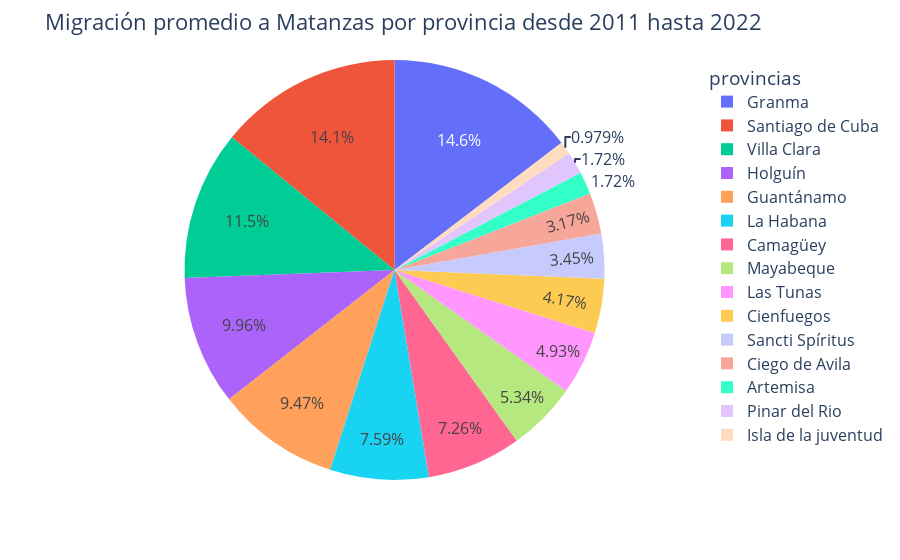

Notebook code for this chart:
### Markdown cell above
De todas la provincias del país las que presentan un mayor porciento de inmigración en Matanzas son las provincias orientales de Santiago de Cuba y Granma, que muestran la tendencia expresada en los saldos migratorios. Las sigue Villa Clara en evidente proporción a su cercanía con el territorio. Esto muestra cómo se está formando una población matancera que presenta una estructura influenciada en gran parte por la zona oriental del país, promoviendo en algunos casos otra ola migratoria mayor.

### Code cell
import plotly.express as px

#Importando las tablas a usar
destino_MTZ = pd.read_csv("C:/Users/crist/Desktop/Proceso-migratorio-en-Matanzas/Proyecto Final/destino MTZ.csv")
#Creando una lista con las distintas provincias que emigran a Matanzas
provincias = ["Pinar del Rio" , "Artemisa", "La Habana" , "Mayabeque" ,"Villa Clara" , "Cienfuegos" , "Sancti Spíritus" ,"Ciego de Avila" , "Camagüey","Las Tunas" , "Holguín" ,"Granma" ,"Santiago de Cuba" ,"Guantánamo" ,"Isla de la juventud"]

#Limpiando las tablas
destino_MTZ=destino_MTZ.values.tolist()

for destino in destino_MTZ:
    del (destino[0:2])

#Calculando los promedios de cada provincia
promedios = []
suma = 0

for destino in destino_MTZ:
    for elemento in destino:
        suma+=elemento
    promedios.append(suma/12)
    suma= 0

#Creando el grafico
fig = px.pie( values=promedios , names=provincias)

fig.update_layout(
    title = "Migración promedio a Matanzas por provincia desde 2011 hasta 2022",
    font_size = 16,
    legend_title_text = 'provincias'
)
#Mostrando el grafico
fig.show()

### Figure 1 — Plotly figure (JSON) as saved in the notebook; plotly's stock layout.template omitted (floating-point values rounded to 4 significant figures)
{"data": [{"domain": {"x": [0, 1], "y": [0, 1]}, "hovertemplate": "label=%{label}<br>value=%{value}<extra></extra>", "labels": ["Pinar del Rio", "Artemisa", "La Habana", "Mayabeque", "Villa Clara", "Cienfuegos", "Sancti Spíritus", "Ciego de Avila", "Camagüey", "Las Tunas", "Holguín", "Granma", "Santiago de Cuba", "Guantánamo", "Isla de la juventud"], "legendgroup": "", "name": "", "showlegend": true, "type": "pie", "values": [99.58, 99.83, 439.3, 309, 666.2, 241.4, 199.5, 183.3, 420.5, 285.6, 576.3, 847, 816.1, 548.3, 56.67]}], "layout": {"font": {"size": 16}, "legend": {"title": {"text": "provincias"}, "tracegroupgap": 0}, "margin": {"t": 60}, "title": {"text": "Migración promedio a Matanzas por provincia desde 2011 hasta 2022"}}}
